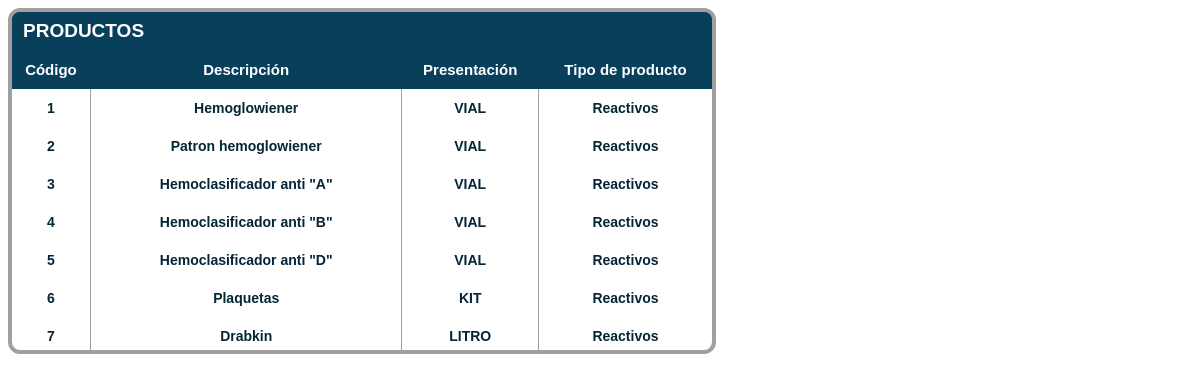
The app's page /reportes/ver_productos.php with its own data.
### tables this page shows
CREATE TABLE IF NOT EXISTS `presentacion` (
  `cod_presentacion` int(11) NOT NULL,
  `clase_presentacion` varchar(100) NOT NULL,
  PRIMARY KEY (`cod_presentacion`)
);

CREATE TABLE IF NOT EXISTS `insumo` (
  `cod_i` int(11) NOT NULL,
  `descripcion` varchar(100) NOT NULL,
  `presentacion` int(11) NOT NULL,
  `almacen` varchar(30) NOT NULL,
  `observacion` varchar(120) NOT NULL,
  `tipo_p` varchar(20) NOT NULL,
  `n_cantidad` int(11) NOT NULL,
  PRIMARY KEY (`cod_i`),
  KEY `presentacion` (`presentacion`),
  KEY `tipo_p` (`tipo_p`)
);

### reportes/ver_productos.php (the view, shortened to what this page needs)
<html>
<head>
</head>
<div id="column_right">
<div class="datagrid" id="lista">
<legend class="leg" style="color:#FFF">PRODUCTOS</legend>
<div style class="barralateral">
<table>
  <thead><tr>
    <th>C&oacute;digo</th>
    <th>Descripci&oacute;n</th>
    <th>Presentaci&oacute;n</th>
	    <th>Tipo de producto</th>
	</tr></thead>
	<?php
  $buscar="SELECT insumo.cod_i, insumo.descripcion, insumo.tipo_p, presentacion.clase_presentacion, insumo.almacen,  insumo.observacion   FROM presentacion,insumo WHERE insumo.presentacion = presentacion.cod_presentacion ORDER BY cod_i ASC";
$tabla=mysql_query($buscar);
	while($row=mysql_fetch_array($tabla)){
	echo "<tbody><tr><td>".$row["cod_i"]."</td><td>".$row["descripcion"]."</td><td>".$row["clase_presentacion"]."</td><td>".$row["tipo_p"]."</td></tr><tbody>";
	}
	?>
</table>
</div>
</div>
</div>
</body>
</html>

### reportes/ver_productos.php (style rules this page uses)
#lista { width: 700px; }
.datagrid legend { font-size:30px; padding:10px; width:100%; font-color:#FFF; background:-webkit-gradient( linear, left top, left bottom, color-stop(0.05, #08405C), color-stop(1, #08405C) );background:-moz-linear-gradient( center top, #74747A%, #08405C 100% );filter:progid:DXImageTransform.Microsoft.gradient(startColorstr='#74747A', endColorstr='#74747A');background-color:#08405C; color:#FFFFFF; font-size: 19px; font-weight: bold; border-left: 1px solid #08405C; }
.datagrid table { border-collapse: collapse; text-align: center; width: 100%; }
.datagrid { font: normal 12px/150% Arial, Helvetica, sans-serif; background: #fff; overflow: hidden; border: 4px solid #A0A0A0; -webkit-border-radius: 12px; -moz-border-radius: 12px; border-radius: 12px; }
.datagrid table td, .datagrid table th { padding: 11px 3px; }
.datagrid table thead th { background:-webkit-gradient( linear, left top, left bottom, color-stop(0.05, #08405C), color-stop(1, #08405C) );background:-moz-linear-gradient( center top, #08405C 5%, #08405C 100% );filter:progid:DXImageTransform.Microsoft.gradient(startColorstr='#74747A', endColorstr='#052636');background-color:#08405C; color:#FFFFFF; font-size: 15px; font-weight: bold; border-left: 1px solid #08405C; }
.datagrid table thead th:first-child { border: none; }
.datagrid table tbody td { color: #052636; border-left: 1px solid #A0A0A0;font-size: 14px;border-bottom: 1px solid #052636;font-weight: bold; }
.datagrid table tbody td:first-child { border-left: none; }
.datagrid table tbody tr:last-child td { border-bottom: none; }
.barralateral { height:300px; width:100%; overflow:scroll; overflow-x :hidden; visibility:visible; }
#lista { margin-top:0px; margin-left:0px; }

### records on screen
presentacion: insumo.cod_i "1", insumo.descripcion "Hemoglowiener", clase_presentacion "VIAL", insumo.tipo_p "Reactivos", insumo.cod_i "2", insumo.descripcion "Patron hemoglowiener", insumo.cod_i "3", insumo.descripcion "Hemoclasificador anti \"A\"", insumo.cod_i "4", insumo.descripcion "Hemoclasificador anti \"B\"", insumo.cod_i "5", insumo.descripcion "Hemoclasificador anti \"D\""
presentacion: insumo.cod_i "6", insumo.descripcion "Plaquetas", clase_presentacion "KIT", insumo.tipo_p "Reactivos"
presentacion: insumo.cod_i "7", insumo.descripcion "Drabkin", clase_presentacion "LITRO", insumo.tipo_p "Reactivos"
